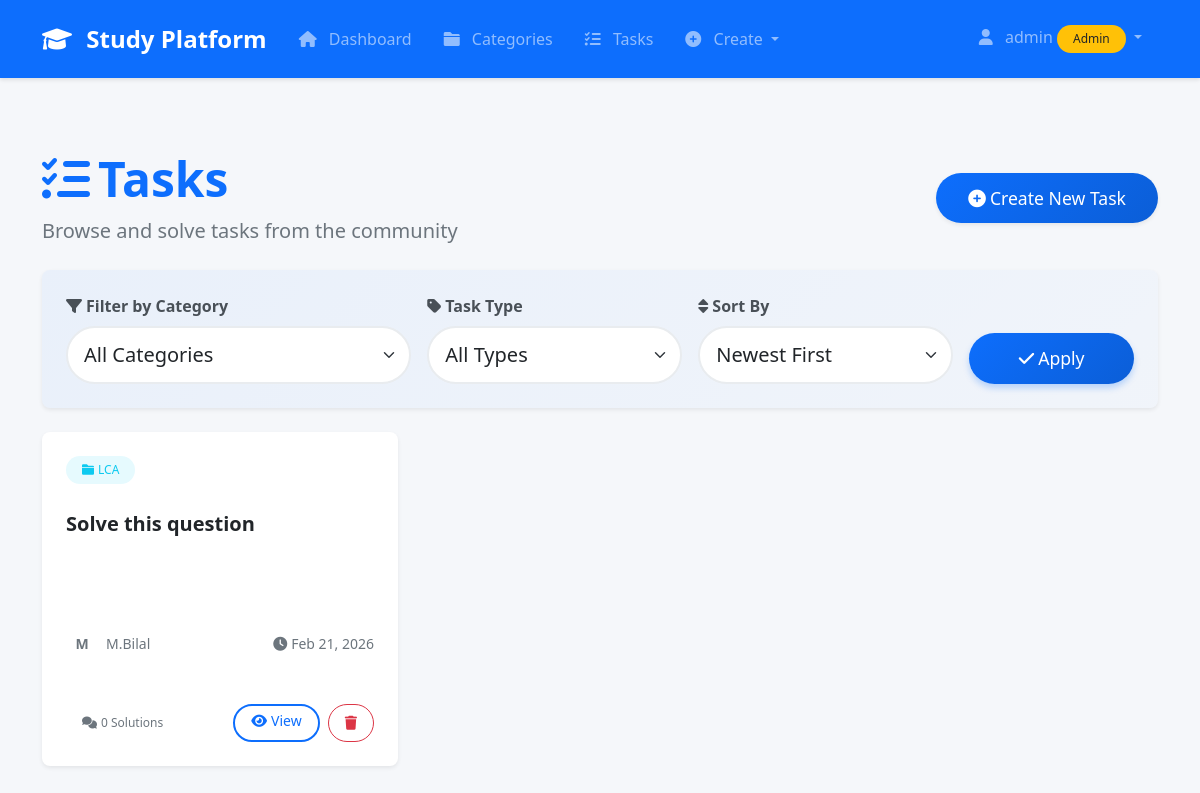
The page /tasks (signed in) on the database its author committed.
### utils/database.py (models this page shows)
class User(UserMixin, db.Model):
    __tablename__ = 'user'
    id = db.Column(db.Integer, primary_key=True)
    username = db.Column(db.String(80), unique=True, nullable=False)
    email = db.Column(db.String(120), unique=True, nullable=False)
    password_hash = db.Column(db.String(200), nullable=False)
    is_admin = db.Column(db.Boolean, default=False)
    created_at = db.Column(db.DateTime, default=datetime.utcnow)
    uploaded_materials = db.relationship('StudyMaterial', backref='uploader', lazy='dynamic', foreign_keys='StudyMaterial.uploaded_by')
    created_categories = db.relationship('Category', backref='creator', lazy='dynamic', foreign_keys='Category.created_by')
    created_tasks = db.relationship('Task', backref='creator', lazy='dynamic', foreign_keys='Task.created_by')
    solutions = db.relationship('Solution', backref='solver', lazy='dynamic', foreign_keys='Solution.solved_by')
    accessible_categories = db.relationship('Category', secondary=user_category_access,
                                          lazy='subquery', backref=db.backref('accessible_users', lazy=True))

class Task(db.Model):
    __tablename__ = 'task'
    id = db.Column(db.Integer, primary_key=True)
    title = db.Column(db.String(200), nullable=False)
    description = db.Column(db.Text)  # Now optional
    task_type = db.Column(db.String(20), default='text')  # 'text', 'image', 'pdf'
    file_path = db.Column(db.String(500))  # For image/pdf tasks
    file_size = db.Column(db.Integer)  # Size in bytes for file tasks
    category_id = db.Column(db.Integer, db.ForeignKey('category.id'), nullable=False)
    created_by = db.Column(db.Integer, db.ForeignKey('user.id'), nullable=False)
    created_at = db.Column(db.DateTime, default=datetime.utcnow)
    solutions = db.relationship('Solution', backref='task', lazy='dynamic', cascade='all, delete-orphan')
    __table_args__ = (
        db.Index('idx_task_category', 'category_id'),
        db.Index('idx_task_created_by', 'created_by'),
        db.Index('idx_task_created_at', 'created_at'),
        db.Index('idx_task_type', 'task_type'),
    )

class Category(db.Model):
    __tablename__ = 'category'
    id = db.Column(db.Integer, primary_key=True)
    name = db.Column(db.String(100), nullable=False)
    description = db.Column(db.Text)
    created_by = db.Column(db.Integer, db.ForeignKey('user.id'), nullable=False)
    created_at = db.Column(db.DateTime, default=datetime.utcnow)
    materials = db.relationship('StudyMaterial', backref='category', lazy='dynamic', cascade='all, delete-orphan')
    tasks = db.relationship('Task', backref='category', lazy='dynamic', cascade='all, delete-orphan')
    __table_args__ = (
        db.Index('idx_category_created_at', 'created_at'),
        db.Index('idx_category_name', 'name'),
    )

### app.py (the view)
@app.route('/tasks')
@login_required
def tasks():
    try:
        category_id = request.args.get('category', type=int)
        page = request.args.get('page', 1, type=int)
        sort = request.args.get('sort', 'newest')
        query = Task.query
        if category_id:
            query = query.filter_by(category_id=category_id)
        if sort == 'newest':
            query = query.order_by(Task.created_at.desc())
        elif sort == 'oldest':
            query = query.order_by(Task.created_at.asc())
        elif sort == 'most_solutions':
            query = query.order_by(Task.created_at.desc())
        tasks_pagination = query.paginate(
            page=page,
            per_page=app.config['TASKS_PER_PAGE'],
            error_out=False
        )
        categories = Category.query.all()
        tasks_with_counts = []
        for task in tasks_pagination.items:
            task_dict = {
                'id': task.id,
                'title': task.title,
                'description': task.description,
                'created_at': task.created_at,
                'creator': task.creator,
                'category': task.category,
                'solutions_count': task.solutions.count()
            }
            tasks_with_counts.append(task_dict)
        return render_template(
            'tasks.html',
            tasks=tasks_with_counts,
            pagination=tasks_pagination,
            categories=categories,
            selected_category=category_id,
            current_sort=sort
        )
    except Exception as e:
        flash(f'Error loading tasks: {str(e)}', 'error')
        return redirect(url_for('dashboard'))

### templates/tasks.html (shortened to what this page needs)
{% extends "base.html" %}
{% block content %}
<div class="container-fluid px-0">
    <div class="row mb-4">
        <div class="col-12">
            <div class="d-flex flex-column flex-md-row justify-content-between align-items-md-center gap-3">
                <div>
                    <h1 class="display-5 fw-bold text-primary mb-2">
                        <i class="fas fa-tasks me-2"></i>Tasks
                    </h1>
                    <p class="text-muted lead mb-0">Browse and solve tasks from the community</p>
                </div>
                <div>
                    <a href="{{ url_for('add_task') }}" class="btn btn-primary btn-lg rounded-pill shadow-sm">
                        <i class="fas fa-plus-circle me-2"></i>Create New Task
                    </a>
                </div>
            </div>
        </div>
    </div>
    <div class="row mb-4">
        <div class="col-12">
            <div class="card border-0 shadow-sm bg-gradient-primary-light">
                <div class="card-body">
                    <form method="GET" action="{{ url_for('tasks') }}" class="row g-3 align-items-end">
                        <div class="col-12 col-md-4">
                            <label for="category" class="form-label fw-semibold">
                                <i class="fas fa-filter me-1"></i>Filter by Category
                            </label>
                            <select name="category" id="category" class="form-select form-select-lg rounded-pill">
                                <option value="">All Categories</option>
                            </select>
                        </div>
                        <div class="col-12 col-md-3">
                            <label for="type" class="form-label fw-semibold">
                                <i class="fas fa-tag me-1"></i>Task Type
                            </label>
                            <select name="type" id="type" class="form-select form-select-lg rounded-pill">
                                <option value="">All Types</option>
                            </select>
                        </div>
                        <div class="col-12 col-md-3">
                            <label for="sort" class="form-label fw-semibold">
                                <i class="fas fa-sort me-1"></i>Sort By
                            </label>
                            <select name="sort" id="sort" class="form-select form-select-lg rounded-pill">
                                <option value="newest" {% if current_sort == 'newest' %}selected{% endif %}>Newest First</option>
                            </select>
                        </div>
                        <div class="col-12 col-md-2">
                            <button type="submit" class="btn btn-primary btn-lg w-100 rounded-pill">
                                <i class="fas fa-check me-2"></i>Apply
                            </button>
                        </div>
                    </form>
                </div>
            </div>
        </div>
    </div>
    <div class="row g-4">
        {% if tasks %}
            {% for task in tasks %}
            <div class="col-12 col-md-6 col-lg-4">
                <div class="card h-100 border-0 shadow-sm hover-lift">
                    <div class="card-header bg-transparent border-0 pt-4 px-4">
                        <div class="d-flex justify-content-between align-items-start">
                            <span class="badge bg-info-soft text-info rounded-pill px-3 py-2">
                                <i class="fas fa-folder me-1"></i>{{ task.category.name }}
                            </span>
                            <span class="badge
                                 rounded-pill px-3 py-2">
                            </span>
                        </div>
                    </div>
                    <div class="card-body pt-2 px-4">
                        <h5 class="card-title fw-bold mb-3">
                            <a href="{{ url_for('view_task', task_id=task.id) }}" class="text-decoration-none text-dark stretched-link">
                                {{ task.title }}
                            </a>
                        </h5>
                        <div class="task-preview mb-3">
                        </div>
                        <div class="d-flex align-items-center justify-content-between text-muted small">
                            <div class="d-flex align-items-center">
                                <div class="avatar-circle
                                     me-2">
                                    {{ task.creator.username[0]|upper }}
                                </div>
                                <span>{{ task.creator.username }}</span>
                            </div>
                            <span><i class="fas fa-clock me-1"></i>{{ task.created_at.strftime('%b %d, %Y') }}</span>
                        </div>
                    </div>
                    <div class="card-footer bg-transparent border-0 pb-4 px-4">
                        <div class="d-flex justify-content-between align-items-center">
                            <span class="badge bg-secondary-soft text-secondary rounded-pill">
                                <i class="fas fa-comments me-1"></i>{{ task.solutions_count }} Solutions
                            </span>
                            <div class="d-flex gap-2">
                                <a href="{{ url_for('view_task', task_id=task.id) }}" class="btn btn-outline-primary rounded-pill btn-sm">
                                    <i class="fas fa-eye me-1"></i>View
                                </a>
                                {% if current_user.is_admin or task.creator.id == current_user.id %}
                                <button onclick="deleteTask({{ task.id }})" class="btn btn-outline-danger rounded-pill btn-sm">
                                    <i class="fas fa-trash"></i>
                                </button>
                                {% endif %}
                            </div>
                        </div>
                    </div>
                </div>
            </div>
            {% endfor %}
        {% endif %}
    </div>
</div>
{% endblock %}

### templates/base.html (shortened to what this page needs)
<!DOCTYPE html>
<html lang="en">
<head>
    <link href="https://cdn.jsdelivr.net/npm/bootstrap@5.1.3/dist/css/bootstrap.min.css" rel="stylesheet">
    <link rel="stylesheet" href="https://cdnjs.cloudflare.com/ajax/libs/font-awesome/6.0.0/css/all.min.css">
    <link rel="stylesheet" href="{{ url_for('static', filename='css/style.css') }}">
    <link rel="stylesheet" href="https://cdnjs.cloudflare.com/ajax/libs/font-awesome/6.0.0/css/all.min.css">
    <link rel="stylesheet" href="https://cdnjs.cloudflare.com/ajax/libs/animate.css/4.1.1/animate.min.css"/>
    </head>
<body>
    <nav class="navbar navbar-expand-lg navbar-dark bg-primary">
        <div class="container">
            <a class="navbar-brand" href="{{ url_for('dashboard') }}">
                <i class="fas fa-graduation-cap"></i> Study Platform
            </a>
            {% if current_user.is_authenticated %}
            <div class="collapse navbar-collapse" id="navbarNav">
                <ul class="navbar-nav me-auto">
                    <li class="nav-item">
                        <a class="nav-link" href="{{ url_for('dashboard') }}">
                            <i class="fas fa-home"></i> Dashboard
                        </a>
                    </li>
                    <li class="nav-item">
                        <a class="nav-link" href="{{ url_for('categories') }}">
                            <i class="fas fa-folder"></i> Categories
                        </a>
                    </li>
                    <li class="nav-item">
                        <a class="nav-link" href="{{ url_for('tasks') }}">
                            <i class="fas fa-tasks"></i> Tasks
                        </a>
                    </li>
                    <li class="nav-item dropdown">
                        <a class="nav-link dropdown-toggle" href="#" id="createDropdown" role="button" data-bs-toggle="dropdown">
                            <i class="fas fa-plus-circle"></i> Create
                        </a>
                    </li>
                </ul>
                <ul class="navbar-nav">
                    <li class="nav-item dropdown">
                        <a class="nav-link dropdown-toggle" href="#" id="userDropdown" role="button" data-bs-toggle="dropdown">
                            <i class="fas fa-user"></i> {{ current_user.username }}
                            {% if current_user.is_admin %}
                            <span class="badge bg-warning text-dark">Admin</span>
                            {% endif %}
                        </a>
                    </li>
                </ul>
            </div>
            {% endif %}
        </div>
    </nav>
    <main class="container mt-4">
        {% block content %}{% endblock %}
    </main>
    <div class="toast-container position-fixed bottom-0 end-0 p-3" style="z-index: 9999;"></div>
</body>
</html>

### rows shown on the page
User: username "admin"
Task: category.name "LCA", title "Solve this question", creator "M", creator.username "M.Bilal", created_at "Feb 21, 2026", solutions_count "0"
